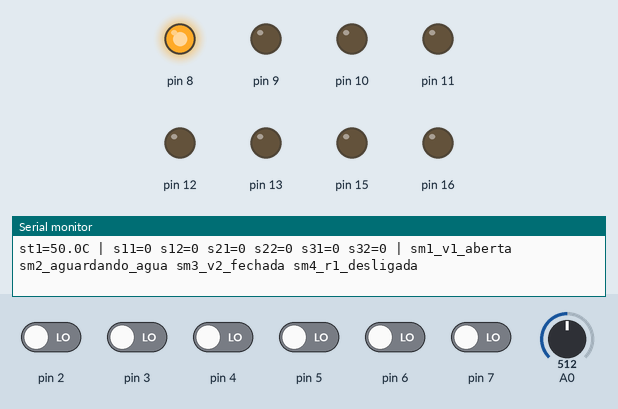
A program run on a simulated Arduino Uno, built with avr-gcc and run on an emulated ATmega328P. On the bench: output pins drawn as LEDs (lit = HIGH), the last lines printed to the serial monitor. The test bench sets the inputs (shaded band); at power-on: pin 2–7 LOW, A0 = 512.

Above: at 1.2 s.
1.3 s: pin 2 driven HIGH
At 4.1 s:
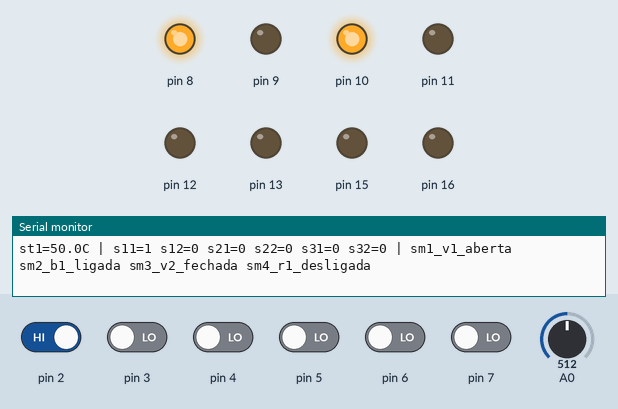
4.3 s: pin 3 driven HIGH
At 4.6 s:
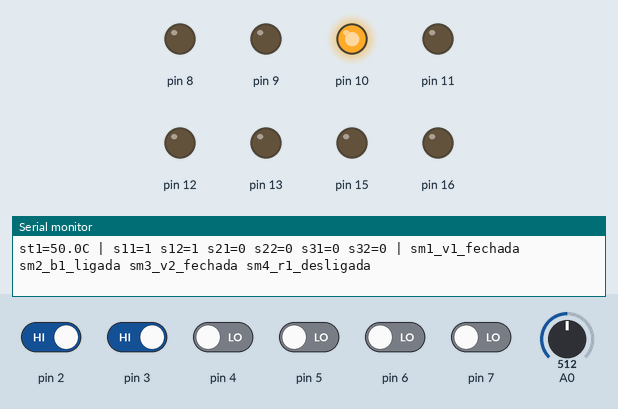
5.8 s: pin 4 driven HIGH
At 6.9 s:
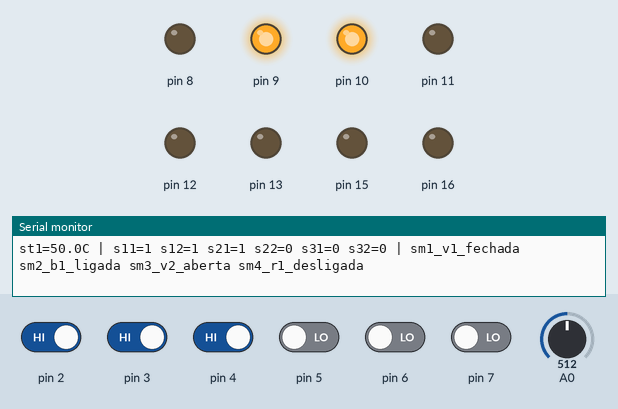
7.3 s: pin 5 driven HIGH
At 8.1 s:
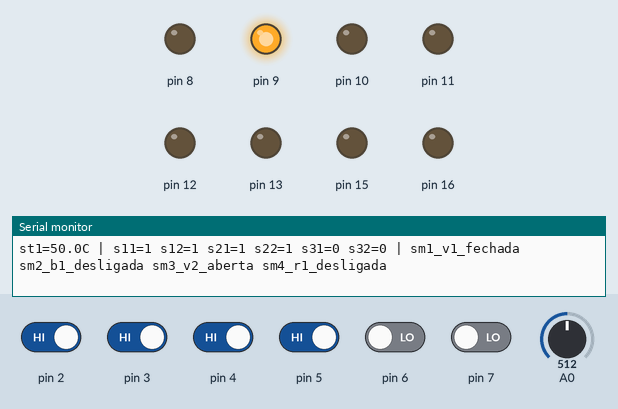
8.8 s: pin 7 driven HIGH
At 9.4 s:
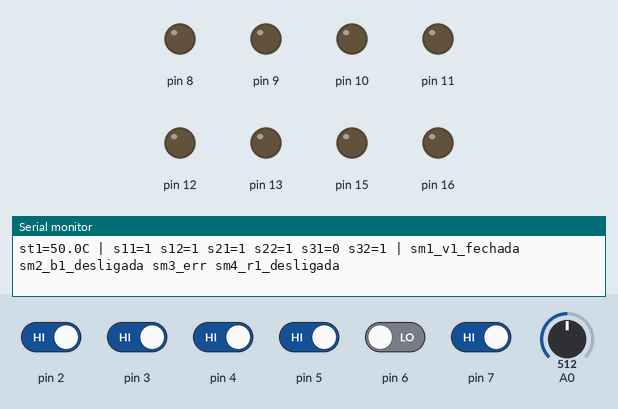
Timing chart, 0 to 11.3 s (numbered marks = the images above; inputs shaded):
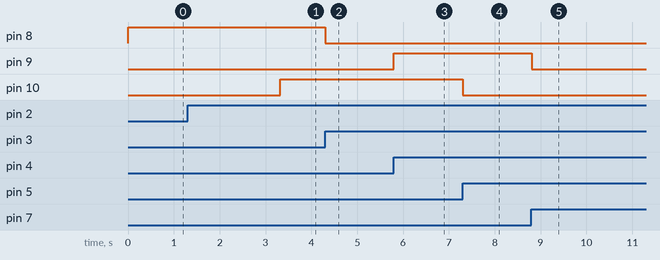

Measured:
- after the input at 1.3 s, pin 10: LOW → HIGH after 2.0 s
- after the input at 4.3 s, pin 8: HIGH → LOW at once
- after the input at 5.8 s, pin 9: LOW → HIGH at once
- after the input at 7.3 s, pin 10: HIGH → LOW at once
- after the input at 8.8 s, pin 9: HIGH → LOW at once

The program:

main.cpp
```cpp
#include <Arduino.h>
#include "../ap/common/behavior.h"
#include "../ap/common/chronometer.h"
#include "../ap/common/hal.h"

#define SERIAL_BAUD        9600 // Baud rate para comunicação serial
#define INTERVALO_LOG_MS   500 // Intervalo em milissegundos entre cada mensagem de status enviada ao Serial Monitor

static Chronometer log_chronometer; // Cronômetro usado para controlar o intervalo de log no Serial Monitor

// Imprime o status atual dos sensores e máquinas de estados no Serial Monitor
static void imprimir_status(){
    Serial.print("st1=");  Serial.print(get_st1(), 1); Serial.print("C"); // Temperatura do tanque 3

    // Estados dos sensores dos tanques
    Serial.print(" | s11="); Serial.print(get_s11());
    Serial.print(" s12=");   Serial.print(get_s12());
    Serial.print(" s21=");   Serial.print(get_s21());
    Serial.print(" s22=");   Serial.print(get_s22());
    Serial.print(" s31=");   Serial.print(get_s31());
    Serial.print(" s32=");   Serial.print(get_s32());

    // Estados das máquinas de estados
    Serial.print(" | "); Serial.print(sm1_state_name());
    Serial.print(" ");   Serial.print(sm2_state_name());
    Serial.print(" ");   Serial.print(sm3_state_name());
    Serial.print(" ");   Serial.println(sm4_state_name());
}

// Inicia a comunicação serial, o hardware, a máquina de estados e o cronômetro de log
void setup(){
    Serial.begin(SERIAL_BAUD);

    behavior_init();

    log_chronometer.start(INTERVALO_LOG_MS);
}

// Roda um passo de cada máquina de estados e imprime o status a cada INTERVALO_LOG_MS ms
void loop(){
    behavior_step();

    if(log_chronometer.is_finished()){
        imprimir_status();
        log_chronometer.start(INTERVALO_LOG_MS);
    }
}

// Inicializa o Arduino, chama o setup() uma vez e depois o loop() para sempre
int main(void){
    init();

    setup();
    while(1){
        loop();
    }

    return 0;
}
```
